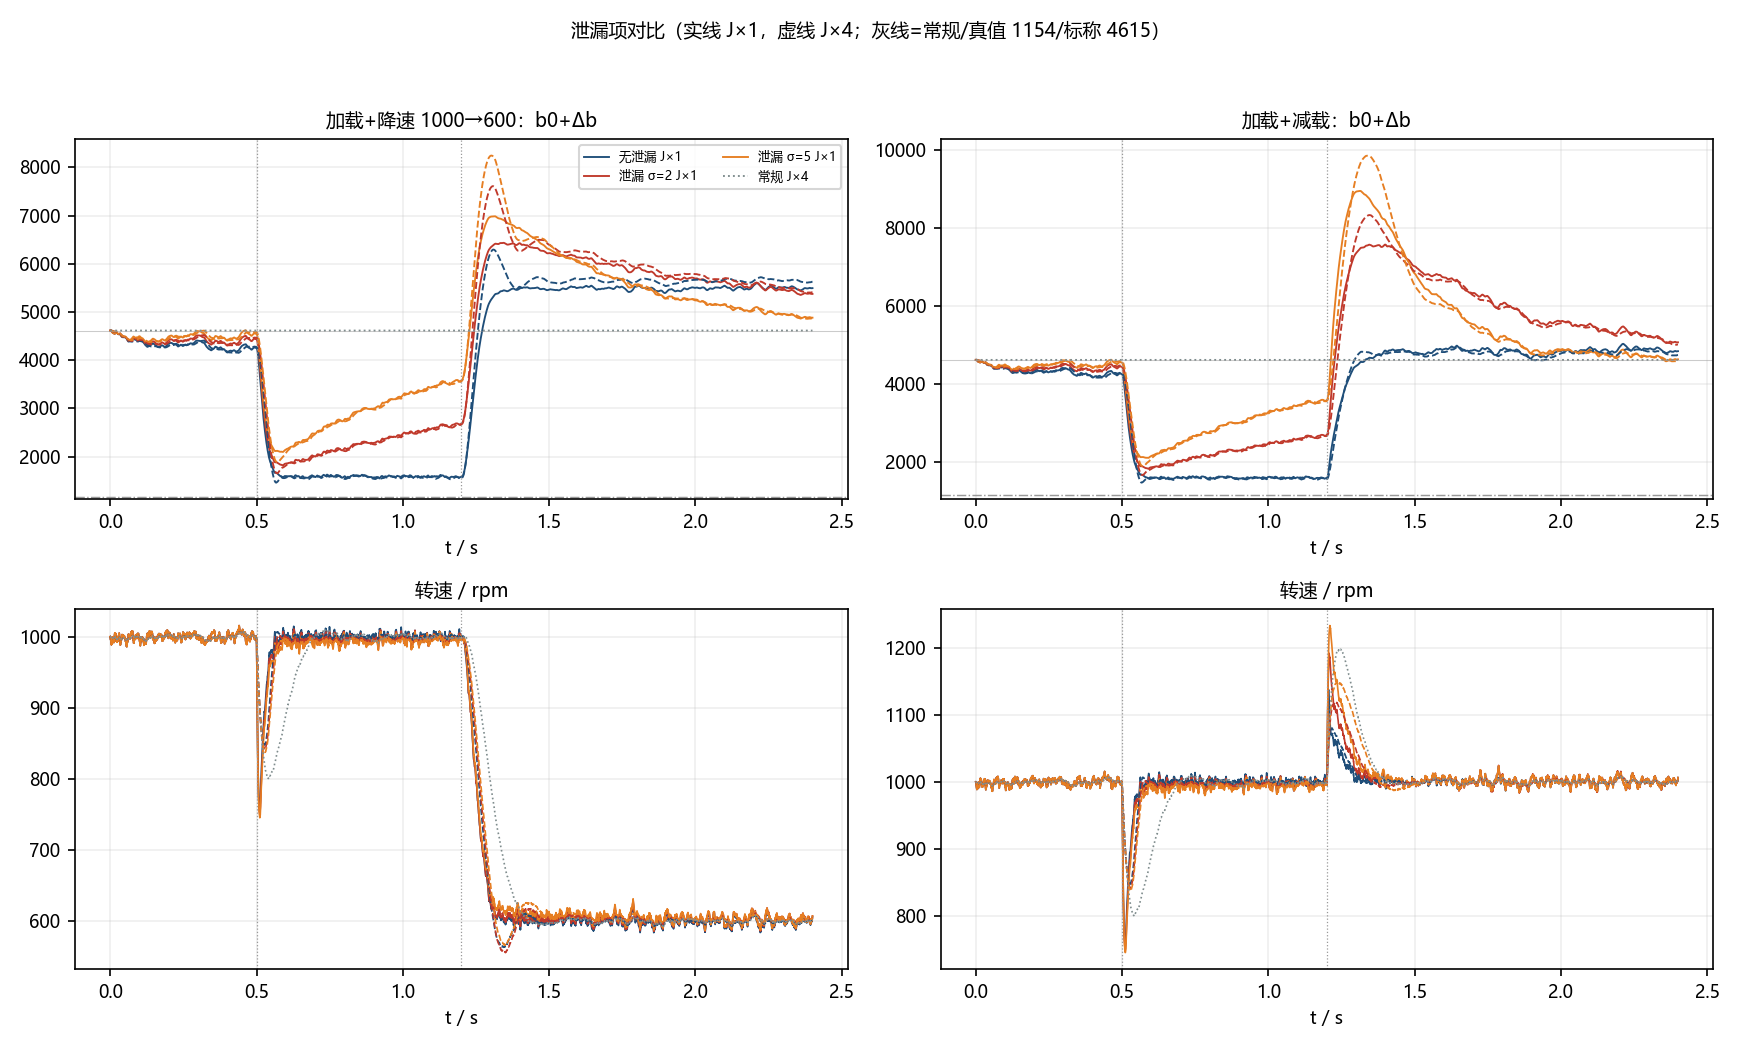

This chart was generated by the following Python code:
# -*- coding: utf-8 -*-
"""_adrc_leak.py —— 自适应律加泄漏项 vs 不加：b̂ 轨迹、转速、跌落/超调。"""
import math, numpy as np
import matplotlib
matplotlib.use("Agg")
import matplotlib.pyplot as plt
plt.rcParams.update({"font.sans-serif": ["Microsoft YaHei","SimHei","DejaVu Sans"],
                     "axes.unicode_minus": False, "font.size": 8.5})

J_NOM=6.5e-5; PSI=0.1; NP=2; B0=1.5*NP*PSI/J_NOM
B_FRIC=1e-4; KP=30.0
WO=300.0; BETA1=2*WO; BETA2=WO*WO
R_TD=60.0; ALPHA=0.75; DELTA=0.5
TAU_I=5e-4; DT=1e-5; TEND=2.4
W_LO=500*math.pi/30; W_MID=600*math.pi/30; W_HI=1000*math.pi/30
SIG_W=3.0*math.pi/30; SIG_I=0.1; SIG_T=0.01
FC_W=200.0; FC_I=2000.0; FC_T=200.0
K1,K2,K3=3.0,9e-4,3e-6

def fal(e,a=ALPHA,d=DELTA):
    return e/(d**(1-a)) if abs(e)<=d else math.copysign(abs(e)**a,e)

def sim(scenario,jscale,adaptive,leak=0.0,seed=11):
    """scenario: load(加载), down(加载+1000→600), unload(加载+减载)"""
    rng=np.random.default_rng(seed); jt=J_NOM*jscale
    w=W_HI; iq=(B_FRIC*w)/(1.5*NP*PSI)
    z1=w; z2=0.0; v1=w; v2=0.0; db=0.0
    aw=math.exp(-2*math.pi*FC_W*DT); bw=SIG_W*math.sqrt(1-aw*aw)
    ai=math.exp(-2*math.pi*FC_I*DT); bi=SIG_I*math.sqrt(1-ai*ai)
    at=math.exp(-2*math.pi*FC_T*DT); bt=SIG_T*math.sqrt(1-at*at)
    nw=ni=nt=0.0; rec=[]; n=int(TEND/DT)
    for i in range(n):
        t=i*DT
        tm_base = 0.0 if t<0.5 else 0.3
        if scenario=="down": wref = W_HI if t<1.2 else W_MID
        else: wref = W_HI
        if scenario=="unload" and t>=1.2: tm_base=0.0
        nw=aw*nw+bw*rng.normal(); ni=ai*ni+bi*rng.normal(); nt=at*nt+bt*rng.normal()
        tm=tm_base+nt; wm=w+nw
        e1=z1-wm; e0=v1-z1
        bh=B0+(db if adaptive else 0.0)
        f1=fal(e1); f0=fal(e0); u0=KP*f0; u=(u0-z2)/bh
        iq+=DT*(u-iq)/TAU_I
        te=1.5*NP*PSI*(iq+ni)
        w+=DT*(te-tm-B_FRIC*w)/jt
        z1+=DT*(z2-BETA1*f1+bh*u); z2+=DT*(-BETA2*f1)
        v1+=DT*v2; v2+=DT*(-R_TD*R_TD*(v1-wref)-2*R_TD*v2)
        if adaptive:
            rhs=(-K1*z1*(-BETA1*f1+KP*bh*f0)+K2*z2*BETA2*f1
                 +K3*v2*R_TD*R_TD*(v1-wref))
            db+=DT*(rhs/bh - leak*db)
            db=min(max(db,-0.9*B0),9*B0)
        if i%20==0: rec.append((t,w*30/math.pi,iq,bh,e1*30/math.pi))
    a=np.array(rec)
    return dict(t=a[:,0],w=a[:,1],iq=a[:,2],bh=a[:,3],e1=a[:,4])

if __name__=="__main__":
    fig,ax=plt.subplots(2,2,figsize=(11.6,7.0))
    for ci,sc in enumerate(("down","unload")):
        for js,ls in ((1.0,"-"),(4.0,"--")):
            for leak,col in ((0.0,"#1f4e79"),(2.0,"#c0392b"),(5.0,"#e67e22")):
                d=sim(sc,js,True,leak=leak); t=d["t"]
                lab=("无泄漏" if leak==0 else "泄漏 σ=%g"%leak)+(" J×1" if js==1 else " J×4")
                ax[0,ci].plot(t,d["bh"],ls,color=col,lw=0.9,label=lab if js==1 else None)
                ax[1,ci].plot(t,d["w"],ls,color=col,lw=0.8,label=None)
        base=sim(sc,4.0,False)
        ax[0,ci].plot(base["t"],base["bh"],color="#7f8c8d",lw=0.9,ls=":",label="常规 J×4")
        ax[1,ci].plot(base["t"],base["w"],color="#7f8c8d",lw=0.8,ls=":")
        ax[0,ci].set_title(("加载+降速 1000→600" if sc=="down" else "加载+减载")+"：b0+Δb",fontsize=9)
        ax[1,ci].set_title("转速 / rpm",fontsize=9)
        for a in (ax[0,ci],ax[1,ci]):
            a.grid(alpha=0.2); a.set_xlabel("t / s"); a.axvline(0.5,color="#999",ls=":",lw=0.6); a.axvline(1.2,color="#999",ls=":",lw=0.6)
        ax[0,ci].axhline(1154,color="#999",ls="-.",lw=0.7)
        ax[0,ci].axhline(4615,color="#999",ls="-",lw=0.5,alpha=0.5)
    ax[0,0].legend(fontsize=6.0,ncol=2)
    fig.suptitle("泄漏项对比（实线 J×1，虚线 J×4；灰线=常规/真值 1154/标称 4615）",fontsize=9)
    fig.tight_layout(rect=[0,0,1,0.95]); fig.savefig("_adrc_leak.png",dpi=150,facecolor="white")
    print("scenario leak  J   b_end   e1std")
    for sc in ("down","unload"):
        for leak in (0.0,2.0,5.0):
            for js in (1.0,4.0):
                d=sim(sc,js,True,leak=leak); t=d["t"]
                print("%-7s %4g %3.0f %8.1f %7.2f"%(sc,leak,js,d["bh"][-1],d["e1"][t>2.1].std()))
